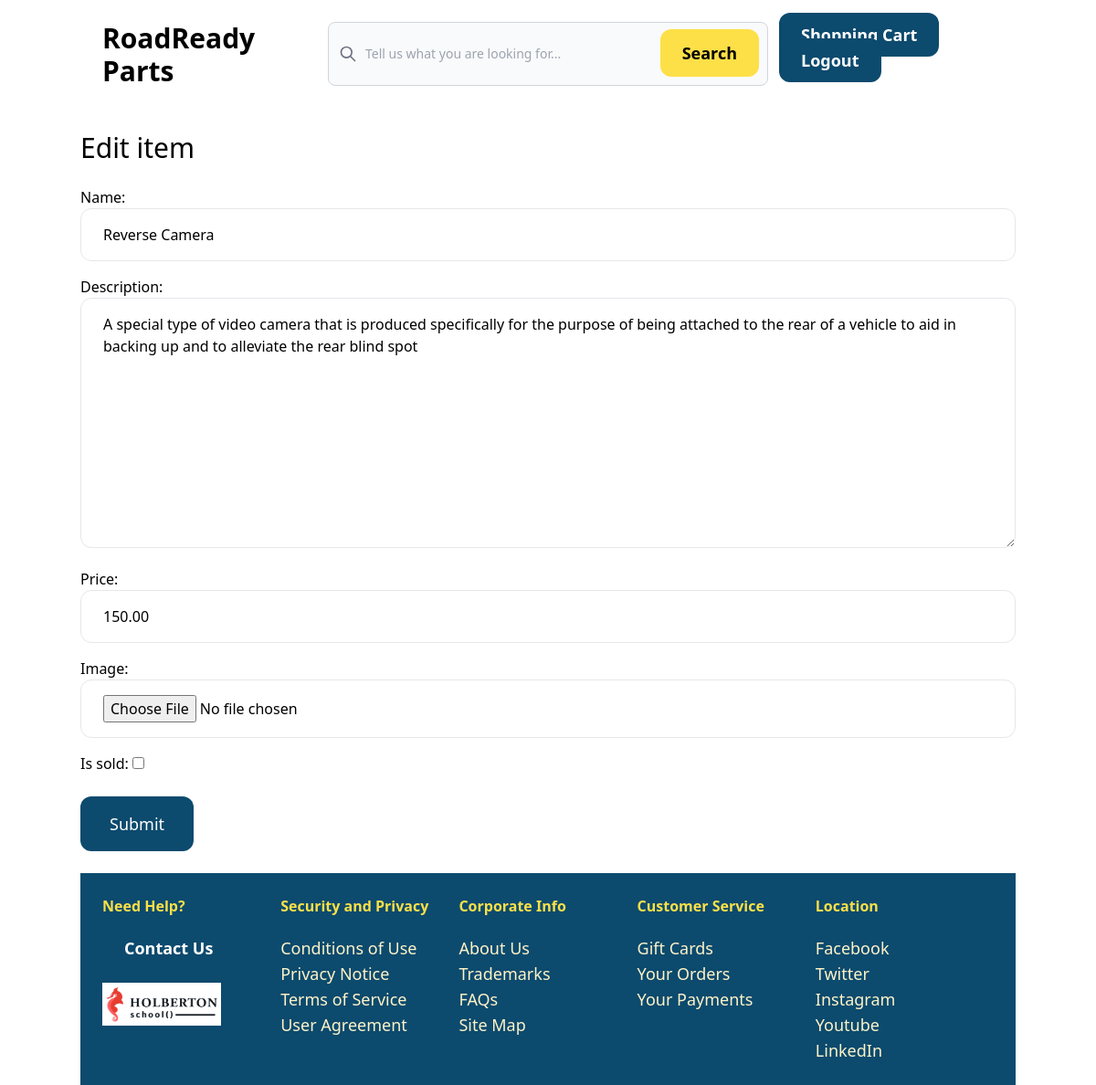
Page /items/9/edit/ (signed in) on the committed database.
### item/models.py (models this page shows, shortened)
class Item(models.Model):
    category = models.ForeignKey(Category, related_name='items', on_delete=models.CASCADE)
    name = models.CharField(max_length=255)
    description = models.TextField(blank=True)
    price = models.DecimalField(max_digits=6, decimal_places=2)
    image = models.ImageField(upload_to='items', blank=True, null=True)
    is_sold = models.BooleanField(default=False)
    created_by = models.ForeignKey('auth.User', related_name='items', on_delete=models.CASCADE)
    created_at = models.DateTimeField(auto_now_add=True)

### item/views.py (the view)
# urls.py: path('<int:pk>/edit/', views.edit, name='edit'),
@login_required
def edit(request, pk):
    item = get_object_or_404(Item, pk=pk, created_by=request.user)
    if request.method == 'POST':
        form = EditItemForm(request.POST, request.FILES, instance=item)
        if form.is_valid():
            form.save()
            return redirect('item:detail', pk=item.id)
    else:
        form = EditItemForm(instance=item)
    return render(request, 'item/form.html', {
        'form': form,
        'title': 'Edit item'
    })

### item/forms.py
class EditItemForm(forms.ModelForm):
    class Meta:
        model = Item
        fields = ('name', 'description', 'price', 'image', 'is_sold')
        widgets = {
            'name': forms.TextInput(attrs={
                'class': INPUT_CLASSES
            }),
            'description': forms.Textarea(attrs={
                'class': INPUT_CLASSES
            }),
            'price': forms.TextInput(attrs={
                'class': INPUT_CLASSES
            }),
            'image': forms.FileInput(attrs={
                'class': INPUT_CLASSES
            }),
        }

### item/templates/item/form.html (shortened to what this page needs)
{% extends 'core/base.html' %}
{% block content %}
    <div class="mx-auto container grid">
        <h1 class="mb-6 text-3xl">{{ title }}</h1>
        <form method="post" action="." enctype="multipart/form-data">
            <div class="space-y-4">
                {{ form.as_p }}
            </div>
            <button class="mt-6 py-4 px-8 text-lg bg-sky-900 text-white rounded-xl hover:bg-yellow-300 hover:text-black">Submit</button>
        </form>
    </div>
{% endblock %}

### rows in the picture
Item: name "Reverse Camera", description "A special type of video camera that is produced specifically for the purpose of being attached to the rear of a vehicle to aid in backing up and to alleviate the rear blind spot", price "150.00"

### other values in the picture
{{ title }} "Edit item"
